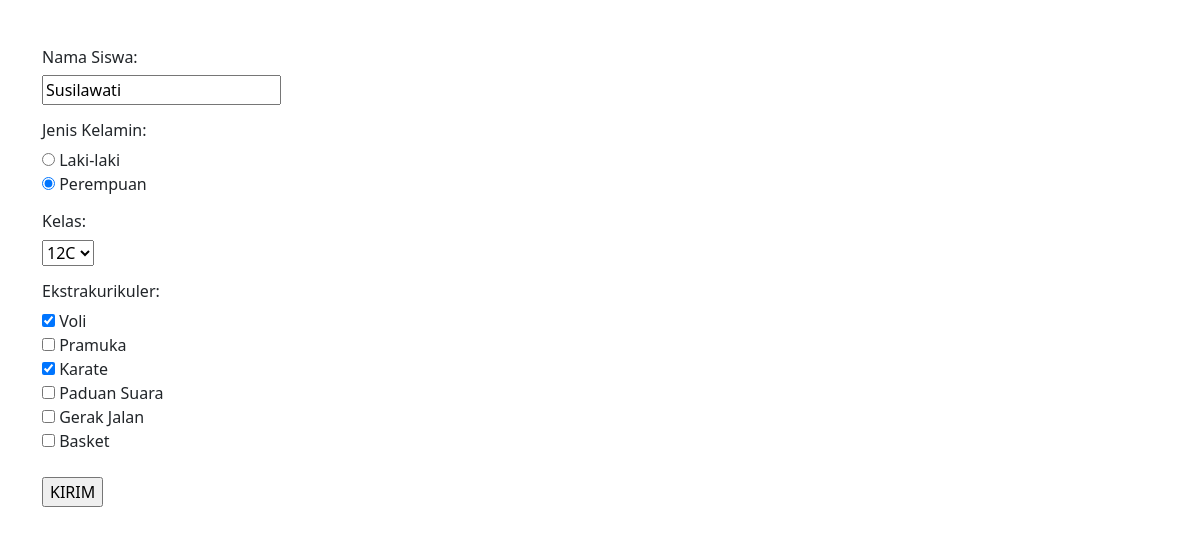
Screenshot of /halaman/siswa_update_data.php?id=6 with the database file from the repository.
### tables this page shows
CREATE TABLE `siswa_sma` (
  `id_siswa` int(20) UNSIGNED NOT NULL,
  `nama_siswa` varchar(255) NOT NULL,
  `jenis_kelamin` varchar(255) NOT NULL,
  `kelas` varchar(255) NOT NULL
);

### halaman/siswa_update_data.php (the view, shortened to what this page needs)
<!DOCTYPE html>
<html lang="en">
<head>
    <?php include('../header/koneksi.php');?>
    <?php include('../header/style.php');?>
</head>
<body>
<div class="container mt-5">
<?php
    $id = $_REQUEST['id'];
    $sql = "SELECT * FROM siswa_sma WHERE id_siswa = '$id'";
    $query = $conn->query($sql);
    $res = $query->fetch_array();
    $id = $res['id_siswa'];
    $nama = $res['nama_siswa'];
    $gender = $res['jenis_kelamin'];
    $kelas = $res['kelas'];
?>
<form action="siswa_update_data_proses.php" method="post">
<h6>Nama Siswa:</h6>
<input type="text" name="nama" value="<?=$nama?>"><br>
<h6>Jenis Kelamin:</h6>
<input type="radio" name="gender" value="Laki-laki" <?=$gender =='Laki-laki' ? 'checked':'';?>> Laki-laki <br>
<input type="radio" name="gender" value="Perempuan" <?=$gender =='Perempuan' ? 'checked':'';?>> Perempuan <br>
<h6>Kelas:</h6>
<select name="kelas">
    <option value="12C" <?=$kelas =='12C' ? 'selected':'';?>>12C</option>
</select><br>
<?php
    $sql = "SELECT * FROM eskul_sma WHERE id_eskul_siswa = '$id'";
    $query = $conn->query($sql);
    while($res = $query->fetch_array()){
        $row[] = $res['nama_eskul'];
    }
?>
<h6>Ekstrakurikuler:</h6>
    <input type="checkbox" name="eskul[]" value="Voli" <?=in_array("Voli", $row) ? "checked":""?>> Voli <br>
    <input type="checkbox" name="eskul[]" value="Pramuka" <?=in_array("Pramuka", $row) ? "checked":""?>> Pramuka <br>
    <input type="checkbox" name="eskul[]" value="Karate" <?=in_array("Karate", $row) ? "checked":""?>> Karate <br>
    <input type="checkbox" name="eskul[]" value="Paduan Suara" <?=in_array("Paduan Suara", $row) ? "checked":""?>> Paduan Suara <br>
    <input type="checkbox" name="eskul[]" value="Gerak Jalan" <?=in_array("Gerak Jalan", $row) ? "checked":""?>> Gerak Jalan <br>
    <input type="checkbox" name="eskul[]" value="Basket" <?=in_array("Basket", $row) ? "checked":""?>> Basket <br>
<div class="mt-4">
    <input type="submit" value="KIRIM" name="ok">
</div>
</form>
</div>
</body>
</html>

### header/style.php (style rules this page uses)
body { line-height: 150%; }
h6 { margin-top: 16px; }

### rows the page displays
siswa_sma: nama "Susilawati", jenis_kelamin "☑", kelas "12C"
